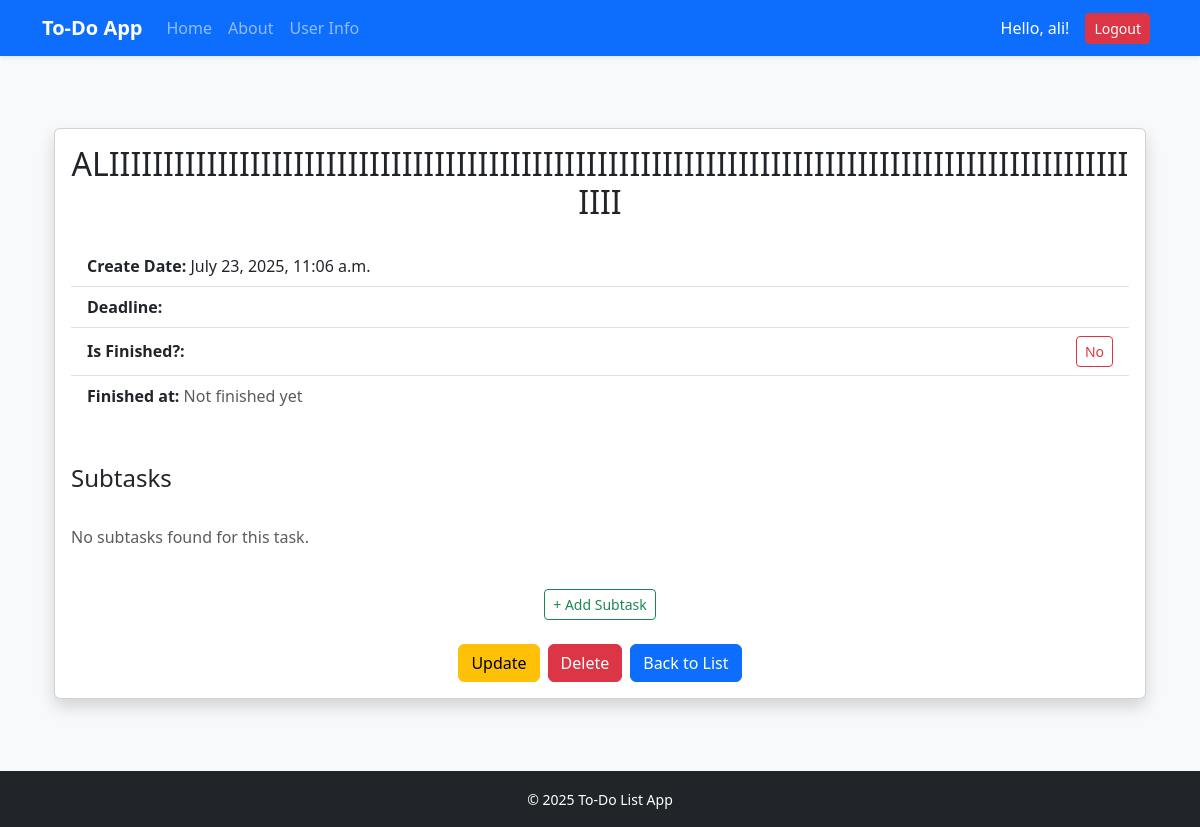
The app's page /description/103/ (signed in), older data.
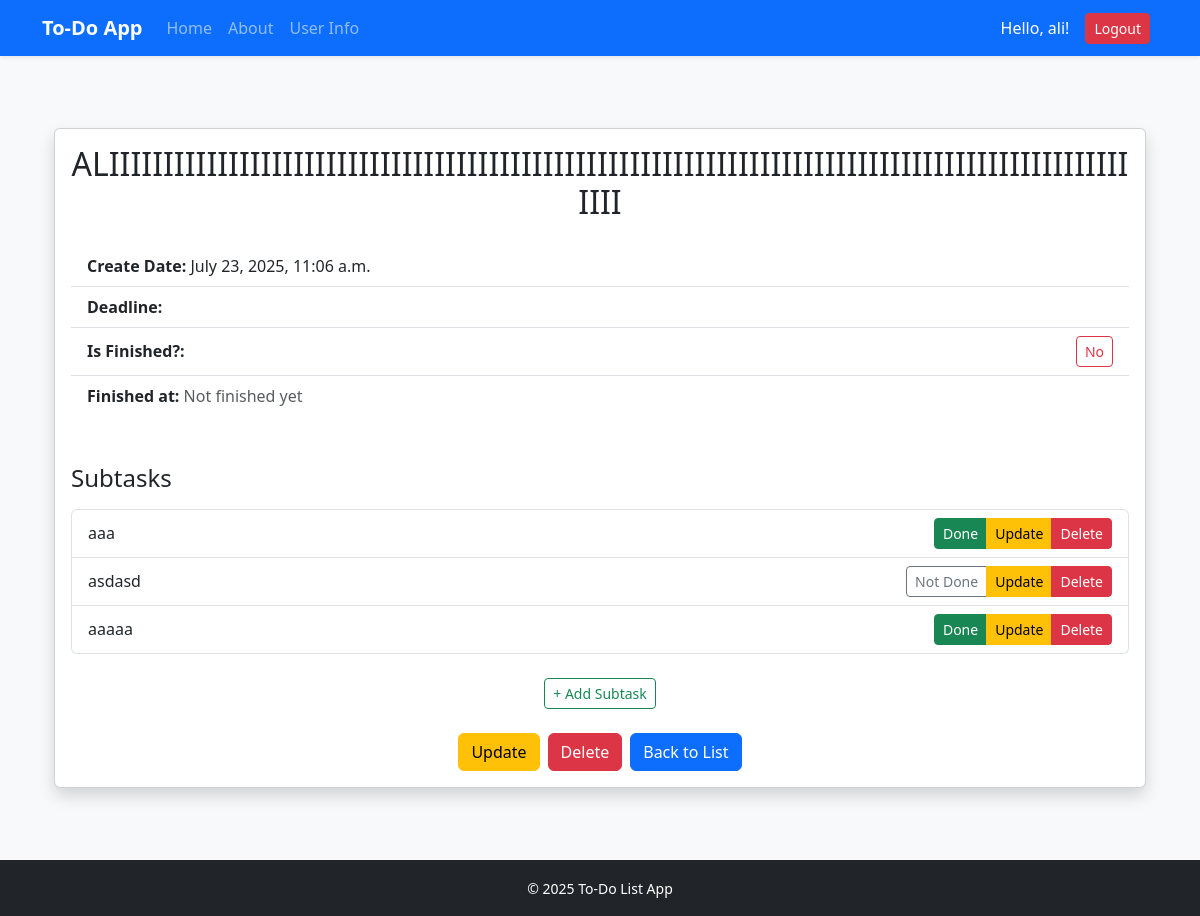
The same page, newer data.
### todo_app/models.py (models this page shows, shortened)
class TodoItem(models.Model):
    todo = models.ForeignKey(Todos, related_name="items", on_delete=models.CASCADE)
    text = models.CharField(max_length=255)
    done = models.BooleanField(default=False)
    class Meta:
        verbose_name = "Todo item"
        verbose_name_plural = "Todo items"

### todo_app/views.py (the view)
# urls.py: path('description/<int:id>/', views.description, name='description'),
@login_required
def description(request, id):
    todo = get_object_or_404(Todos, id=id)
    if not request.user.is_superuser and todo.daily_list and todo.daily_list.user != request.user:
        return redirect("index")
    return render(request, 'todo_app/description.html', {
        'todo': todo,
        'todo_items': todo.items.all(),
        'daily_list_id': todo.daily_list.id if todo.daily_list else None,
    })

### todo_app/templates/todo_app/description.html (shortened to what this page needs)
{% extends "todo_app/base.html" %}
{% block content %}
<div class="container my-5">
  <div class="card shadow">
    <div class="card-body">
      <h2 class="text-center">{{ todo.title }}</h2>
      <ul class="list-group list-group-flush mt-4">
        <li class="list-group-item"><strong>Create Date:</strong> {{ todo.date_created }}</li>
        <li class="list-group-item"><strong>Deadline:</strong> {{ todo.deadline|date:"Y-m-d H:i" }}</li>
        <li class="list-group-item d-flex justify-content-between align-items-center">
          <span><strong>Is Finished?:</strong></span>
          {% if todo.finished %}
            <a class="btn btn-success btn-sm" href="{% url 'yes_finish' todo.id %}">Yes</a>
          {% else %}
            <a class="btn btn-outline-danger btn-sm" href="{% url 'no_finish' todo.id %}">No</a>
          {% endif %}
        </li>
        <li class="list-group-item">
          <strong>Finished at:</strong>
          {% if todo.finished_date %}
            {{ todo.finished_date|date:"Y-m-d H:i" }}
          {% else %}
            <span class="text-muted">Not finished yet</span>
          {% endif %}
        </li>
      </ul>
      <h4 class="mt-5">Subtasks</h4>
      <ul class="list-group mt-3" id="subtask-list">
        {% for item in todo_items %}
          <li class="list-group-item d-flex justify-content-between align-items-center" data-id="{{ item.id }}">
            <span>{{ item.text }}</span>
            <div class="btn-group">
              <button type="button" class="btn btn-sm toggle-subtask-btn {% if item.done %}btn-success{% else %}btn-outline-secondary{% endif %}" data-id="{{ item.id }}">
                {% if item.done %}Done{% else %}Not Done{% endif %}
              </button>
              <a href="{% url 'update_subtask' item.id %}" class="btn btn-warning btn-sm">Update</a>
              <button type="button" class="btn btn-danger btn-sm delete-subtask-btn" data-id="{{ item.id }}">Delete</button>
            </div>
          </li>
        {% empty %}
          <p class="text-muted mt-3">No subtasks found for this task.</p>
        {% endfor %}
      </ul>
      <div class="text-center mt-4">
        <button class="btn btn-outline-success btn-sm" id="show-form-btn">+ Add Subtask</button>
       </div>
      <div class="text-center mt-4">
        <div class="d-flex justify-content-center flex-wrap gap-2">
          <a class="btn btn-warning" href="{% url 'update' todo.id %}">Update</a>
          <form method="POST" action="{% url 'delete' todo.id %}">
            <button type="submit" class="btn btn-danger">Delete</button>
          </form>
          <a class="btn btn-primary" href="{% url 'category_view' todo.daily_list.category.id %}">Back to List</a>
        </div>
      </div>
    </div>
  </div>
</div>
{% endblock content %}

Row changes from the older to the newer data that the page shows:
added TodoItem: text "aaa", done "Done"
added TodoItem: text "asdasd", done "Not Done"
added TodoItem: text "aaaaa", done "Done"
Text that changed along with them:
text no longer shown: "No subtasks found for this task."
